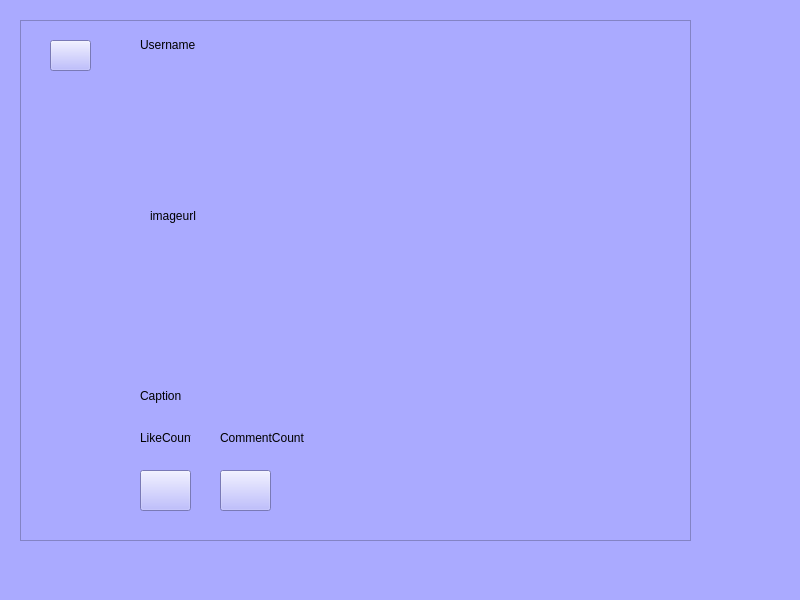
<?xml version="1.0" encoding="UTF-8"?>
<ui version="4.0">
 <class>MainWindow</class>
 <widget class="QMainWindow" name="MainWindow">
  <property name="geometry">
   <rect>
    <x>0</x>
    <y>0</y>
    <width>800</width>
    <height>600</height>
   </rect>
  </property>
  <property name="windowTitle">
   <string>MainWindow</string>
  </property>
  <property name="styleSheet">
   <string notr="true">background-color: rgb(170, 170, 255);</string>
  </property>
  <widget class="QWidget" name="centralwidget">
   <widget class="QFrame" name="frame">
    <property name="geometry">
     <rect>
      <x>20</x>
      <y>20</y>
      <width>671</width>
      <height>521</height>
     </rect>
    </property>
    <property name="styleSheet">
     <string notr="true">color: rgb(0, 0, 0);</string>
    </property>
    <property name="frameShape">
     <enum>QFrame::StyledPanel</enum>
    </property>
    <property name="frameShadow">
     <enum>QFrame::Raised</enum>
    </property>
    <widget class="QPushButton" name="pushButton">
     <property name="geometry">
      <rect>
       <x>30</x>
       <y>20</y>
       <width>41</width>
       <height>31</height>
      </rect>
     </property>
     <property name="text">
      <string/>
     </property>
     <property name="icon">
      <iconset>
       <normaloff>ICONS/feather/arrow-left.svg</normaloff>ICONS/feather/arrow-left.svg</iconset>
     </property>
     <property name="iconSize">
      <size>
       <width>24</width>
       <height>24</height>
      </size>
     </property>
    </widget>
    <widget class="QLabel" name="label">
     <property name="geometry">
      <rect>
       <x>130</x>
       <y>60</y>
       <width>401</width>
       <height>271</height>
      </rect>
     </property>
     <property name="styleSheet">
      <string notr="true">color: rgb(0, 0, 0);</string>
     </property>
     <property name="text">
      <string>imageurl</string>
     </property>
    </widget>
    <widget class="QPushButton" name="pushButton_2">
     <property name="geometry">
      <rect>
       <x>120</x>
       <y>450</y>
       <width>51</width>
       <height>41</height>
      </rect>
     </property>
     <property name="text">
      <string/>
     </property>
     <property name="icon">
      <iconset>
       <normaloff>ICONS/feather/heart.svg</normaloff>ICONS/feather/heart.svg</iconset>
     </property>
     <property name="iconSize">
      <size>
       <width>24</width>
       <height>24</height>
      </size>
     </property>
    </widget>
    <widget class="QPushButton" name="pushButton_3">
     <property name="geometry">
      <rect>
       <x>200</x>
       <y>450</y>
       <width>51</width>
       <height>41</height>
      </rect>
     </property>
     <property name="text">
      <string/>
     </property>
     <property name="icon">
      <iconset>
       <normaloff>ICONS/feather/message-circle.svg</normaloff>ICONS/feather/message-circle.svg</iconset>
     </property>
     <property name="iconSize">
      <size>
       <width>24</width>
       <height>24</height>
      </size>
     </property>
    </widget>
    <widget class="QLabel" name="label_2">
     <property name="geometry">
      <rect>
       <x>120</x>
       <y>9</y>
       <width>401</width>
       <height>31</height>
      </rect>
     </property>
     <property name="styleSheet">
      <string notr="true">color: rgb(0, 0, 0);</string>
     </property>
     <property name="text">
      <string>Username</string>
     </property>
    </widget>
    <widget class="QLabel" name="label_3">
     <property name="geometry">
      <rect>
       <x>120</x>
       <y>410</y>
       <width>51</width>
       <height>16</height>
      </rect>
     </property>
     <property name="styleSheet">
      <string notr="true">color: rgb(0, 0, 0);</string>
     </property>
     <property name="text">
      <string>LikeCount</string>
     </property>
    </widget>
    <widget class="QLabel" name="label_4">
     <property name="geometry">
      <rect>
       <x>200</x>
       <y>410</y>
       <width>91</width>
       <height>16</height>
      </rect>
     </property>
     <property name="styleSheet">
      <string notr="true">color: rgb(0, 0, 0);</string>
     </property>
     <property name="text">
      <string>CommentCount</string>
     </property>
    </widget>
    <widget class="QLabel" name="label_5">
     <property name="geometry">
      <rect>
       <x>120</x>
       <y>360</y>
       <width>391</width>
       <height>31</height>
      </rect>
     </property>
     <property name="text">
      <string>Caption</string>
     </property>
    </widget>
   </widget>
  </widget>
  <widget class="QStatusBar" name="statusbar"/>
 </widget>
 <resources/>
 <connections/>
</ui>
